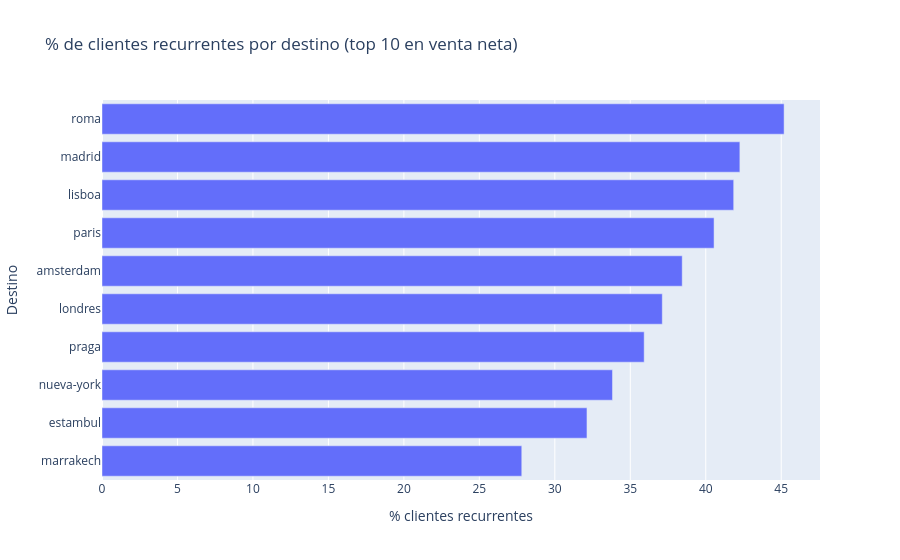

Source (notebook cell):
### Code cell
fig = px.bar(recurrencia_destinos.sort_values('pct_recurrencia'),
             x='pct_recurrencia', y='destino', orientation='h',
             title='% de clientes recurrentes por destino (top 10 en venta neta)',
             labels={'pct_recurrencia': '% clientes recurrentes', 'destino': 'Destino'})
fig.show()

### Figure 1 — Plotly figure (JSON) as saved in the notebook; plotly's stock layout.template omitted (floating-point values rounded to 4 significant figures)
{"data": [{"hovertemplate": "% clientes recurrentes=%{x}<br>Destino=%{y}<extra></extra>", "legendgroup": "", "marker": {"color": "#636efa", "pattern": {"shape": ""}}, "name": "", "orientation": "h", "showlegend": false, "textposition": "auto", "type": "bar", "x": [27.81, 32.13, 33.82, 35.92, 37.12, 38.44, 40.55, 41.85, 42.26, 45.19], "xaxis": "x", "y": ["marrakech", "estambul", "nueva-york", "praga", "londres", "amsterdam", "paris", "lisboa", "madrid", "roma"], "yaxis": "y"}], "layout": {"barmode": "relative", "legend": {"tracegroupgap": 0}, "title": {"text": "% de clientes recurrentes por destino (top 10 en venta neta)"}, "xaxis": {"anchor": "y", "domain": [0, 1], "title": {"text": "% clientes recurrentes"}}, "yaxis": {"anchor": "x", "domain": [0, 1], "title": {"text": "Destino"}}}}
